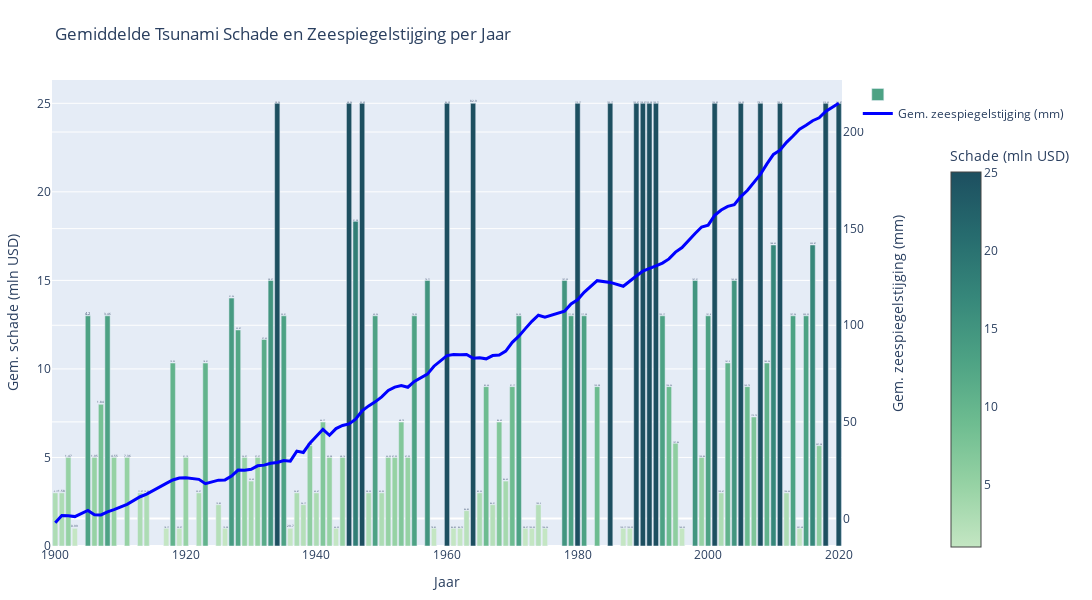

Write notebook code for a chart like this one.
### Markdown cell above
argumentatie en 2e plot hieronder introduceren want hoort bij hetzelfde argument

### Code cell
import pandas as pd
import numpy as np
import plotly.graph_objects as go
import re

# ------- 1. Parser voor schadebedragen -------
def parse_damage(val):
    if pd.isna(val):
        return np.nan
    val = val.upper().strip()

    if 'BILLION' in val or 'B' in val:
        nums = re.findall(r'\d+\.?\d*', val)
        if nums:
            return float(nums[0]) * 1000
    elif 'MILLION' in val or 'M' in val:
        nums = re.findall(r'\d+\.?\d*', val)
        if nums:
            return float(nums[0])
    elif 'LIMITED' in val or 'LIITED' in val or '<$1' in val:
        return 0.5
    else:
        nums = re.findall(r'\d+\.?\d*', val)
        if nums:
            return float(nums[0])

    return np.nan

# ------- 2. Kolommen hernoemen & schade omzetten -------
merged = merged.rename(columns={
    'year': 'YEAR',
    'mmfrom1993-2008average': 'Sea_Level_Change_mm'
})

merged['Estimated_Damage_MillionUSD'] = merged['DAMAGE_TOTAL_DESCRIPTION'].apply(parse_damage)

# ------- 3. Gemiddelden per jaar berekenen -------
bubble_data = merged.groupby('YEAR').agg({
    'Sea_Level_Change_mm': 'mean',
    'Estimated_Damage_MillionUSD': 'mean',
    'DAMAGE_TOTAL_DESCRIPTION': 'count'
}).reset_index().rename(columns={'DAMAGE_TOTAL_DESCRIPTION': 'Tsunami_Count'})

# Filter voor geldige waarden en max schade 15 miljoen
bubble_data = bubble_data.dropna(subset=['Sea_Level_Change_mm', 'Estimated_Damage_MillionUSD'])
bubble_data = bubble_data[bubble_data['Estimated_Damage_MillionUSD'] <= 100]

# ------- 4. Plot met bar (schade) + lijn (zeespiegel) -------
fig = go.Figure()

# Bar voor schade met aangepaste hover info én verplaatste colorbar
fig.add_trace(go.Bar(
    x=bubble_data['YEAR'],
    y=bubble_data['Estimated_Damage_MillionUSD'],
    name='',
    marker=dict(
        color=bubble_data['Estimated_Damage_MillionUSD'],
        colorscale='blugrn',
        colorbar=dict(
            title='Schade (mln USD)',
            x=1.125,            # Iets naar rechts verplaatst
            y=0.425,             # Iets naar beneden (midden van de grafiek)
            xanchor='left',
            yanchor='middle',
            len=0.9           # Korte schaalbalk
        ),
        showscale=True
    ),
    hovertemplate=
        '<b>Jaar:</b> %{x}<br>'+
        '<b>Gem. schade:</b> %{y:.2f} mln USD<br>'+
        '<b>Aantal tsunami’s:</b> %{customdata}<br>'+
        '<b>Gem. zeespiegelstijging:</b> %{text:.2f} mm<br>',
    customdata=bubble_data['Tsunami_Count'],
    text=bubble_data['Sea_Level_Change_mm'],
))


# Lijn voor zeespiegel zonder markers, met eigen y-as
fig.add_trace(go.Scatter(
    x=bubble_data['YEAR'],
    y=bubble_data['Sea_Level_Change_mm'],
    name='Gem. zeespiegelstijging (mm)',
    yaxis='y2',
    mode='lines',  # alleen lijn, geen markers
    line=dict(color='blue', width=3),
    hoverinfo='none'  # hover info via bar, dus hier niet nodig
))

# Layout met twee y-assen
fig.update_layout(
    title='Gemiddelde Tsunami Schade en Zeespiegelstijging per Jaar',
    xaxis=dict(title='Jaar'),
    yaxis=dict(
        title='Gem. schade (mln USD)',
        rangemode='tozero'
    ),
yaxis2=dict(
    title='Gem. zeespiegelstijging (mm)',
    overlaying='y',
    side='right',
    rangemode='tozero',
    title_font=dict(
        size=14,
    ),
    title_standoff=30
),

    height=600,
    width=1100,
    margin=dict(l=50, r=80, t=80, b=50)
)

fig.show()

### Figure 1 — Plotly figure (JSON) as saved in the notebook; plotly's stock layout.template omitted (floating-point values rounded to 4 significant figures)
{"data": [{"customdata": [2, 2, 1, 1, 2, 2, 4, 2, 2, 2, 2, 4, 3, 3, 1, 1, 2, 3, 3, 1, 4, 5, 2, 3, 1, 3, 2, 1, 2, 1, 2, 3, 6, 2, 4, 1, 1, 1, 1, 3, 1, 2, 2, 2, 1, 1, 4, 1, 2, 2, 2, 2, 1, 2, 4, 2, 4, 3, 3, 6, 3, 3, 2, 1, 1, 3, 1, 2, 5, 1, 2, 3, 2, 1, 1, 1, 1, 1, 2, 2, 3, 5, 3, 2, 1, 2, 2, 4, 3, 2, 1, 3, 7, 1, 3, 3, 1, 4, 2, 1, 2, 3, 6, 3, 1], "hovertemplate": "<b>Jaar:</b> %{x}<br><b>Gem. schade:</b> %{y:.2f} mln USD<br><b>Aantal tsunami’s:</b> %{customdata}<br><b>Gem. zeespiegelstijging:</b> %{text:.2f} mm<br>", "marker": {"color": [3.0, 3.0, 5.0, 1.0, 13.0, 5.0, 8.0, 13.0, 5.0, 5.0, 3.0, 3.0, 1.0, 10.33, 1.0, 5.0, 3.0, 10.33, 2.333, 1.0, 14.0, 12.2, 5.0, 3.667, 5.0, 11.67, 15.0, 25.0, 13.0, 1.0, 3.0, 2.333, 5.667, 3.0, 7.0, 5.0, 1.0, 5.0, 25.0, 18.33, 25.0, 3.0, 13.0, 3.0, 5.0, 5.0, 7.0, 5.0, 13.0, 15.0, 1.0, 25.0, 1.0, 1.0, 2.0, 25.0, 3.0, 9.0, 2.333, 7.0, 3.667, 9.0, 13.0, 1.0, 1.0, 2.333, 1.0, 15.0, 13.0, 25.0, 13.0, 9.0, 25.0, 1.0, 1.0, 25.0, 25.0, 25.0, 25.0, 13.0, 9.0, 5.8, 1.0, 15.0, 5.0, 13.0, 25.0, 3.0, 10.33, 15.0, 25.0, 9.0, 7.286, 25.0, 10.33, 17.0, 25.0, 3.0, 13.0, 1.0, 13.0, 17.0, 5.667, 25.0, 25.0], "colorbar": {"len": 0.9, "title": {"text": "Schade (mln USD)"}, "x": 1.125, "xanchor": "left", "y": 0.425, "yanchor": "middle"}, "colorscale": [[0, "rgb(196, 230, 195)"], [0.1667, "rgb(150, 210, 164)"], [0.3333, "rgb(109, 188, 144)"], [0.5, "rgb(77, 162, 132)"], [0.6667, "rgb(54, 135, 122)"], [0.8333, "rgb(38, 107, 110)"], [1, "rgb(29, 79, 96)"]], "showscale": true}, "name": "", "text": [-2.17, 1.58, 1.47, 0.99, 4.2, 1.95, 1.84, 3.46, 4.55, 7.36, 11.27, 12.59, 18.17, 19.92, 20.97, 21.13, 20.27, 18.01, 19.85, 19.98, 21.96, 25.07, 24.97, 25.49, 27.27, 27.62, 28.57, 28.96, 30.01, 29.7, 34.87, 34.17, 38.98, 42.67, 46.17, 43.08, 46.53, 48.14, 48.94, 51.38, 55.69, 58.29, 60.36, 62.95, 66.25, 67.99, 68.79, 67.93, 70.92, 74.71, 78.82, 84.29, 84.89, 84.73, 84.85, 82.9, 83.22, 82.64, 84.31, 84.63, 86.63, 91.17, 94.39, 98.27, 102.0, 105.2, 104.2, 107.3, 111.0, 113.2, 117.1, 123.1, 122.2, 120.2, 123.0, 125.5, 128.1, 129.3, 130.7, 132.2, 134.3, 137.9, 140.2, 147.5, 150.8, 151.8, 156.9, 159.7, 161.5, 162.5, 166.6, 169.8, 173.8, 178.1, 183.5, 188.4, 190.6, 194.6, 198.0, 201.5, 203.5, 205.9, 207.4, 210.6, 214.9], "type": "bar", "x": [1900, 1901, 1902, 1903, 1905, 1906, 1907, 1908, 1909, 1911, 1913, 1914, 1917, 1918, 1919, 1920, 1922, 1923, 1925, 1926, 1927, 1928, 1929, 1930, 1931, 1932, 1933, 1934, 1935, 1936, 1937, 1938, 1939, 1940, 1941, 1942, 1943, 1944, 1945, 1946, 1947, 1948, 1949, 1950, 1951, 1952, 1953, 1954, 1955, 1957, 1958, 1960, 1961, 1962, 1963, 1964, 1965, 1966, 1967, 1968, 1969, 1970, 1971, 1972, 1973, 1974, 1975, 1978, 1979, 1980, 1981, 1983, 1985, 1987, 1988, 1989, 1990, 1991, 1992, 1993, 1994, 1995, 1996, 1998, 1999, 2000, 2001, 2002, 2003, 2004, 2005, 2006, 2007, 2008, 2009, 2010, 2011, 2012, 2013, 2014, 2015, 2016, 2017, 2018, 2020], "y": [3.0, 3.0, 5.0, 1.0, 13.0, 5.0, 8.0, 13.0, 5.0, 5.0, 3.0, 3.0, 1.0, 10.33, 1.0, 5.0, 3.0, 10.33, 2.333, 1.0, 14.0, 12.2, 5.0, 3.667, 5.0, 11.67, 15.0, 25.0, 13.0, 1.0, 3.0, 2.333, 5.667, 3.0, 7.0, 5.0, 1.0, 5.0, 25.0, 18.33, 25.0, 3.0, 13.0, 3.0, 5.0, 5.0, 7.0, 5.0, 13.0, 15.0, 1.0, 25.0, 1.0, 1.0, 2.0, 25.0, 3.0, 9.0, 2.333, 7.0, 3.667, 9.0, 13.0, 1.0, 1.0, 2.333, 1.0, 15.0, 13.0, 25.0, 13.0, 9.0, 25.0, 1.0, 1.0, 25.0, 25.0, 25.0, 25.0, 13.0, 9.0, 5.8, 1.0, 15.0, 5.0, 13.0, 25.0, 3.0, 10.33, 15.0, 25.0, 9.0, 7.286, 25.0, 10.33, 17.0, 25.0, 3.0, 13.0, 1.0, 13.0, 17.0, 5.667, 25.0, 25.0]}, {"hoverinfo": "none", "line": {"color": "blue", "width": 3}, "mode": "lines", "name": "Gem. zeespiegelstijging (mm)", "type": "scatter", "x": [1900, 1901, 1902, 1903, 1905, 1906, 1907, 1908, 1909, 1911, 1913, 1914, 1917, 1918, 1919, 1920, 1922, 1923, 1925, 1926, 1927, 1928, 1929, 1930, 1931, 1932, 1933, 1934, 1935, 1936, 1937, 1938, 1939, 1940, 1941, 1942, 1943, 1944, 1945, 1946, 1947, 1948, 1949, 1950, 1951, 1952, 1953, 1954, 1955, 1957, 1958, 1960, 1961, 1962, 1963, 1964, 1965, 1966, 1967, 1968, 1969, 1970, 1971, 1972, 1973, 1974, 1975, 1978, 1979, 1980, 1981, 1983, 1985, 1987, 1988, 1989, 1990, 1991, 1992, 1993, 1994, 1995, 1996, 1998, 1999, 2000, 2001, 2002, 2003, 2004, 2005, 2006, 2007, 2008, 2009, 2010, 2011, 2012, 2013, 2014, 2015, 2016, 2017, 2018, 2020], "y": [-2.17, 1.58, 1.47, 0.99, 4.2, 1.95, 1.84, 3.46, 4.55, 7.36, 11.27, 12.59, 18.17, 19.92, 20.97, 21.13, 20.27, 18.01, 19.85, 19.98, 21.96, 25.07, 24.97, 25.49, 27.27, 27.62, 28.57, 28.96, 30.01, 29.7, 34.87, 34.17, 38.98, 42.67, 46.17, 43.08, 46.53, 48.14, 48.94, 51.38, 55.69, 58.29, 60.36, 62.95, 66.25, 67.99, 68.79, 67.93, 70.92, 74.71, 78.82, 84.29, 84.89, 84.73, 84.85, 82.9, 83.22, 82.64, 84.31, 84.63, 86.63, 91.17, 94.39, 98.27, 102.0, 105.2, 104.2, 107.3, 111.0, 113.2, 117.1, 123.1, 122.2, 120.2, 123.0, 125.5, 128.1, 129.3, 130.7, 132.2, 134.3, 137.9, 140.2, 147.5, 150.8, 151.8, 156.9, 159.7, 161.5, 162.5, 166.6, 169.8, 173.8, 178.1, 183.5, 188.4, 190.6, 194.6, 198.0, 201.5, 203.5, 205.9, 207.4, 210.6, 214.9], "yaxis": "y2"}], "layout": {"height": 600, "margin": {"b": 50, "l": 50, "r": 80, "t": 80}, "title": {"text": "Gemiddelde Tsunami Schade en Zeespiegelstijging per Jaar"}, "width": 1100, "xaxis": {"title": {"text": "Jaar"}}, "yaxis": {"rangemode": "tozero", "title": {"text": "Gem. schade (mln USD)"}}, "yaxis2": {"overlaying": "y", "rangemode": "tozero", "side": "right", "title": {"font": {"size": 14}, "standoff": 30, "text": "Gem. zeespiegelstijging (mm)"}}}}
